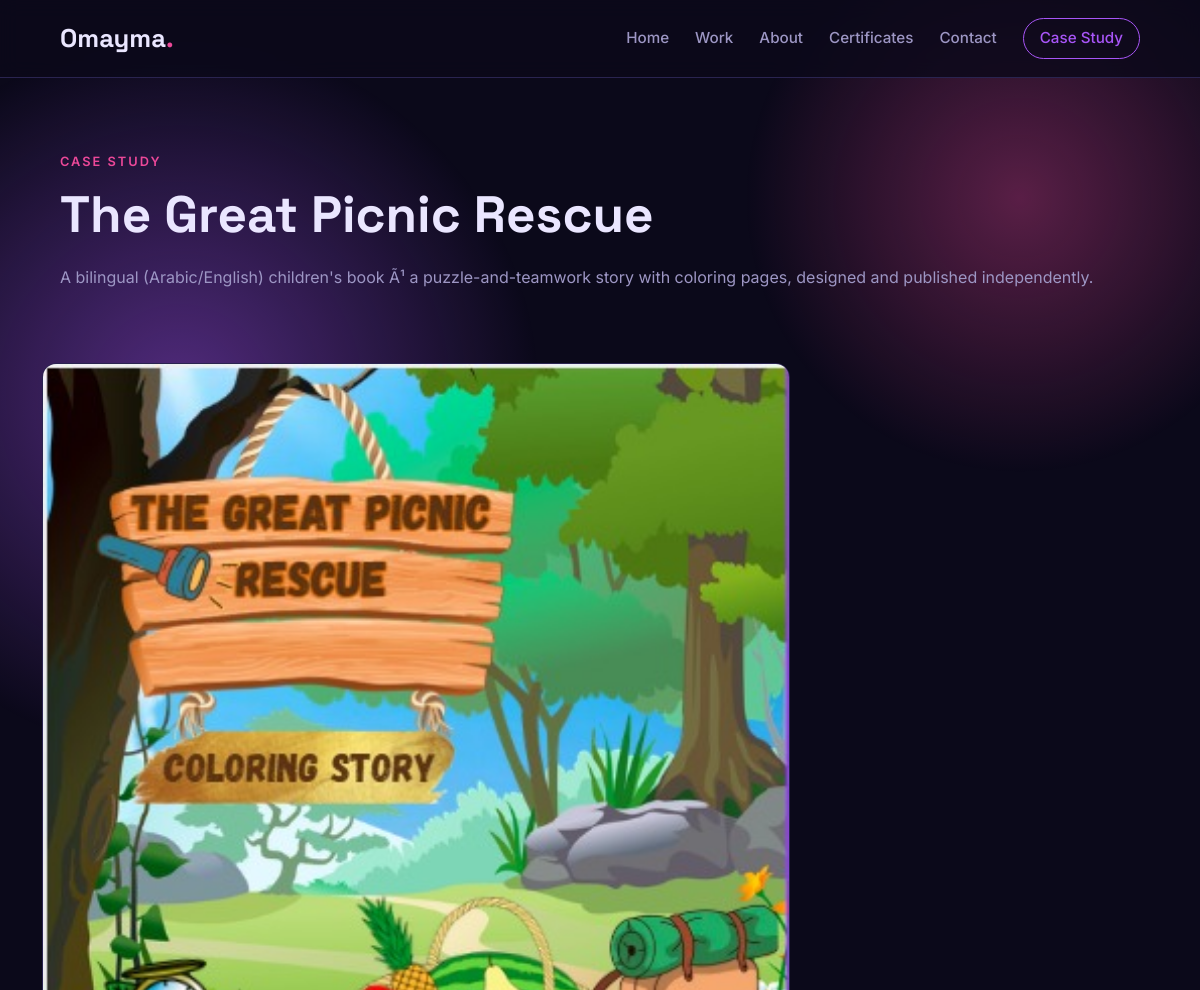
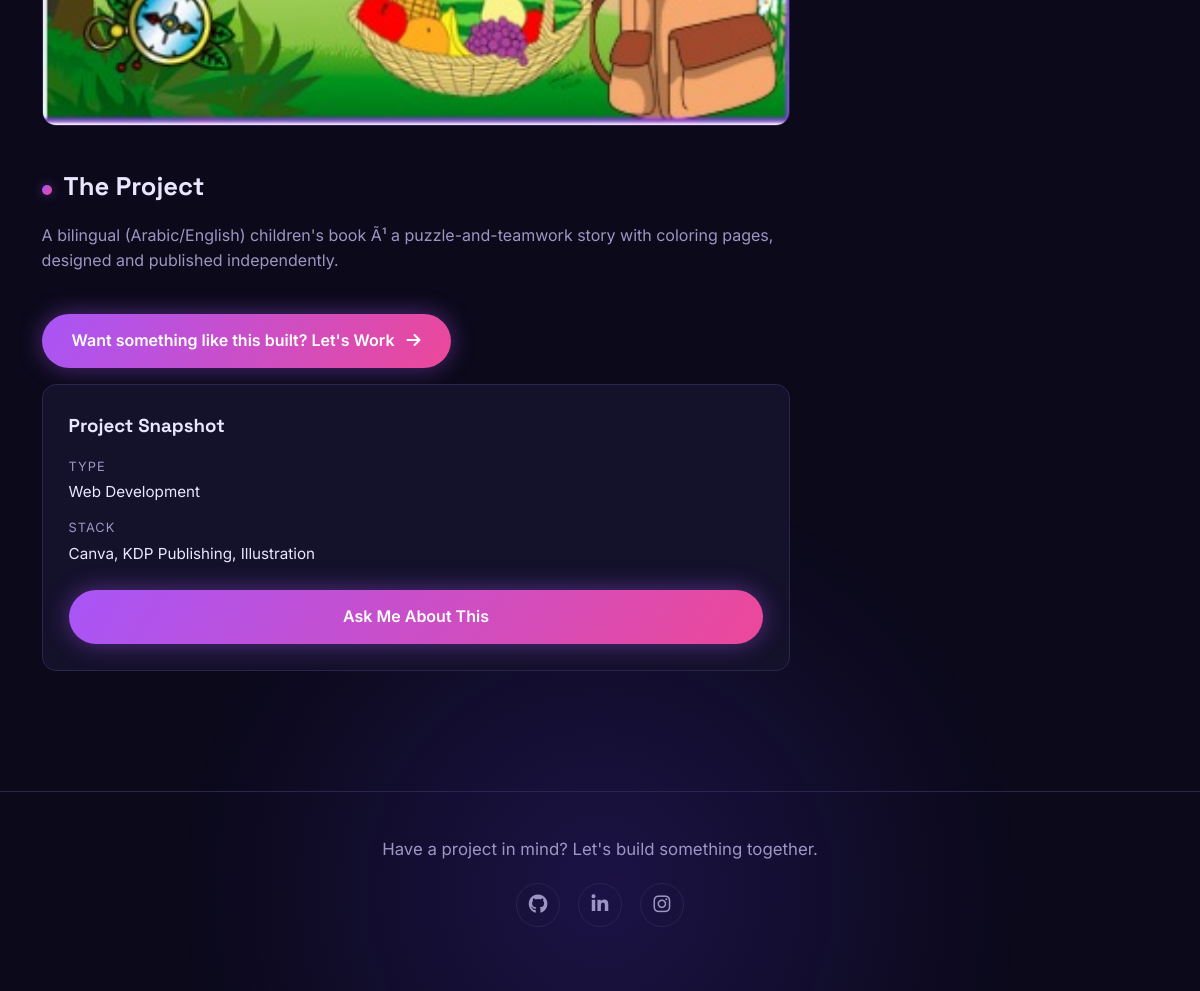
/case-study.php, run on the app's committed database (2 pictures, top to bottom).
### tables this page shows
CREATE TABLE `projects` (
  `id` int(11) NOT NULL AUTO_INCREMENT,
  `title` varchar(255) NOT NULL,
  `slug` varchar(255) NOT NULL,
  `short_description` text NOT NULL,
  `full_description` longtext DEFAULT NULL,
  `tech_used` text DEFAULT NULL,
  `live_url` varchar(500) DEFAULT NULL,
  `sort_order` int(11) DEFAULT 0,
  `created_at` timestamp NOT NULL DEFAULT current_timestamp(),
  PRIMARY KEY (`id`),
  UNIQUE KEY `slug` (`slug`)
);

CREATE TABLE `project_images` (
  `id` int(11) NOT NULL AUTO_INCREMENT,
  `project_id` int(11) NOT NULL,
  `image_path` varchar(500) NOT NULL,
  `caption` varchar(255) DEFAULT NULL,
  `sort_order` int(11) DEFAULT 0,
  `created_at` timestamp NOT NULL DEFAULT current_timestamp(),
  PRIMARY KEY (`id`),
  KEY `fk_project_images_project` (`project_id`),
  CONSTRAINT `fk_project_images_project` FOREIGN KEY (`project_id`) REFERENCES `projects` (`id`) ON DELETE CASCADE
);

### includes/db.php (called while the page is built, shortened)
<?php
function db() {
    static $pdo = null;
    if ($pdo === null) {
        $dsn = 'mysql:host=' . DB_HOST . ';port=' . DB_PORT . ';dbname=' . DB_NAME . ';charset=utf8mb4';
        try {
            $pdo = new PDO($dsn, DB_USER, DB_PASS, [
                PDO::ATTR_ERRMODE => PDO::ERRMODE_EXCEPTION,
                PDO::ATTR_DEFAULT_FETCH_MODE => PDO::FETCH_ASSOC,
            ]);
        } catch (PDOException $e) {
            die('Database connection failed. Check config.php credentials: ' . htmlspecialchars($e->getMessage()));
        }
    }
    return $pdo;
}

### case-study.php (the view, shortened to what this page needs)
<?php
require_once __DIR__ . '/includes/db.php';
$contact_email = 'okhelfaoui23@gmail.com';
$project = null;
try {
    if (!$project) {
        $project = db()->query('SELECT * FROM projects ORDER BY created_at DESC LIMIT 1')->fetch();
    }
    $images = [];
    if ($project) {
        $stmt = db()->prepare('SELECT * FROM project_images WHERE project_id = ? ORDER BY sort_order, id');
        $stmt->execute([$project['id']]);
        $images = $stmt->fetchAll();
    }
} catch (Exception $e) {
}
require __DIR__ . '/includes/header.php';
?>
<?php if ($project): ?>
<section class="cs-hero">
  <div class="container">
    <span class="section-label">Case Study</span>
    <h1><?php echo htmlspecialchars($project['title']); ?></h1>
    <?php if (!empty($project['short_description'])): ?>
      <p class="cs-meta"><?php echo htmlspecialchars($project['short_description']); ?></p>
    <?php endif; ?>
  </div>
</section>
<section class="cs-layout">
  <div class="container">
    <div class="cs-body">
      <?php if (!empty($images)): ?>
        <div class="cs-gallery">
          <?php foreach ($images as $img): ?>
            <img src="<?php echo htmlspecialchars($img['image_path']); ?>" alt="<?php echo htmlspecialchars($img['caption'] ?: $project['title']); ?>" loading="lazy">
          <?php endforeach; ?>
        </div>
      <?php else: ?>
        <p style="color:var(--text-muted); font-style:italic;">Screenshots coming soon.</p>
      <?php endif; ?>
      <?php if (!empty($project['full_description'])): ?>
        <?php foreach (preg_split('/\n\s*\n/', trim($project['full_description'])) as $block): ?>
          <p><?php echo nl2br(htmlspecialchars(trim($block))); ?></p>
        <?php endforeach; ?>
      <?php else: ?>
        <h2>The Project</h2>
        <p><?php echo nl2br(htmlspecialchars($project['short_description'])); ?></p>
      <?php endif; ?>
      <p style="margin-top:40px;"><a href="index.php#contact" class="btn btn-primary">Want something like this built? Let's Work <i class="fas fa-arrow-right" style="margin-left:8px;"></i></a></p>
    </div>
    <aside class="cs-sidebar">
      <h3>Project Snapshot</h3>
      <div class="meta-row">
        <div class="meta-label">Type</div>
        <div class="meta-value">Web Development</div>
      </div>
      <?php if (!empty($project['tech_used'])): ?>
        <div class="meta-row">
          <div class="meta-label">Stack</div>
          <div class="meta-value"><?php echo nl2br(htmlspecialchars($project['tech_used'])); ?></div>
        </div>
      <?php endif; ?>
      <a href="https://mail.google.com/mail/?view=cm&fs=1&to=<?php echo urlencode($contact_email); ?>" target="_blank" rel="noopener" class="btn btn-primary">Ask Me About This</a>
    </aside>
  </div>
</section>
<?php endif; ?>
<?php require __DIR__ . '/includes/footer.php'; ?>

### assets/css/style.css (style rules this page uses)
:root { --bg: #0b091a; --bg-panel: #14112b; --bg-panel-2: #1a1636; --text: #eae6ff; --text-muted: #9d96c4; --accent: #a855f7; --accent-2: #ec4899; --border: #2a2450; --glow-purple: rgba(168, 85, 247, 0.45); --glow-magenta: rgba(236, 72, 153, 0.35); --radius: 14px; --font-main: 'Inter', sans-serif; --font-display: 'Space Grotesk', sans-serif; }
* { margin: 0; padding: 0; box-sizing: border-box; }
html { scroll-behavior: smooth; }
body { background: var(--bg); color: var(--text); font-family: var(--font-main); line-height: 1.6; overflow-x: hidden; }
.container { width: min(1100px, 90%); margin: 0 auto; }
a { color: var(--accent); text-decoration: none; }
img { max-width: 100%; display: block; }
body::before { content: ''; position: fixed; inset: 0; background: radial-gradient(600px circle at 15% 20%, var(--glow-purple), transparent 60%), radial-gradient(500px circle at 85% 10%, var(--glow-magenta), transparent 55%), radial-gradient(700px circle at 50% 95%, rgba(77, 50, 200, 0.25), transparent 60%); pointer-events: none; z-index: 0; }
.btn { display: inline-block; padding: 14px 30px; border-radius: 50px; font-weight: 600; font-size: 1rem; transition: all 0.25s; cursor: pointer; }
.btn-primary { background: linear-gradient(120deg, var(--accent), var(--accent-2)); color: #fff; box-shadow: 0 0 24px var(--glow-purple); border: none; }
.section-label { color: var(--accent-2); font-weight: 600; letter-spacing: 2px; text-transform: uppercase; font-size: 0.8rem; margin-bottom: 12px; }
.cs-hero { padding: 70px 0 30px; }
.cs-hero h1 { font-family: var(--font-display); font-size: clamp(2rem, 4.5vw, 3.2rem); margin-bottom: 10px; }
.cs-meta { color: var(--text-muted); margin-bottom: 18px; }
.cs-layout { display: grid; grid-template-columns: 1fr 320px; gap: 48px; padding-bottom: 80px; }
.cs-body h2 { font-family: var(--font-display); font-size: 1.6rem; margin: 40px 0 16px; color: var(--text); }
.cs-body h2::before { content: ''; display: inline-block; width: 10px; height: 10px; border-radius: 50%; background: linear-gradient(120deg, var(--accent), var(--accent-2)); margin-right: 12px; box-shadow: 0 0 12px var(--glow-purple); }
.cs-body p { color: var(--text-muted); margin-bottom: 16px; }
.cs-gallery { margin: 24px 0; }
.cs-gallery img { width: 100%; border-radius: var(--radius); border: 1px solid var(--border); margin-bottom: 20px; cursor: zoom-in; transition: transform 0.25s; }
.cs-sidebar { background: var(--bg-panel); border: 1px solid var(--border); border-radius: var(--radius); padding: 26px; position: sticky; top: 100px; height: fit-content; }
.cs-sidebar h3 { font-family: var(--font-display); margin-bottom: 16px; }
.cs-sidebar .meta-row { margin-bottom: 14px; }
.cs-sidebar .meta-label { font-size: 0.8rem; color: var(--text-muted); text-transform: uppercase; letter-spacing: 1px; }
.cs-sidebar .meta-value { margin-top: 3px; font-size: 0.95rem; }
.cs-sidebar .btn { width: 100%; text-align: center; margin-top: 10px; }

### data on the page
projects: title "The Great Picnic Rescue", short_description "A bilingual (Arabic/English) children's book Ã¹ a puzzle-and-teamwork story with coloring pages, designed and published independently.", tech_used "Canva, KDP Publishing, Illustration"
project_images: image_path (picture)
